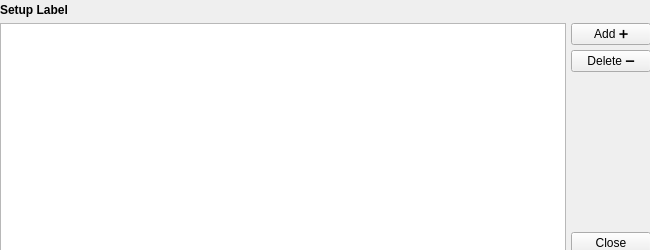
<?xml version="1.0" encoding="UTF-8"?>
<ui version="4.0">
 <class>MainWindow</class>
 <widget class="QMainWindow" name="MainWindow">
  <property name="geometry">
   <rect>
    <x>0</x>
    <y>0</y>
    <width>650</width>
    <height>250</height>
   </rect>
  </property>
  <property name="sizePolicy">
   <sizepolicy hsizetype="Fixed" vsizetype="Fixed">
    <horstretch>0</horstretch>
    <verstretch>0</verstretch>
   </sizepolicy>
  </property>
  <property name="minimumSize">
   <size>
    <width>650</width>
    <height>250</height>
   </size>
  </property>
  <property name="maximumSize">
   <size>
    <width>650</width>
    <height>250</height>
   </size>
  </property>
  <property name="windowTitle">
   <string>MainWindow</string>
  </property>
  <property name="windowIcon">
   <iconset resource="resources.qrc">
    <normaloff>:/icon/icons/REFUSS LOGO.ico</normaloff>:/icon/icons/REFUSS LOGO.ico</iconset>
  </property>
  <widget class="QWidget" name="teste">
   <property name="sizePolicy">
    <sizepolicy hsizetype="Minimum" vsizetype="Minimum">
     <horstretch>0</horstretch>
     <verstretch>0</verstretch>
    </sizepolicy>
   </property>
   <property name="minimumSize">
    <size>
     <width>650</width>
     <height>250</height>
    </size>
   </property>
   <property name="maximumSize">
    <size>
     <width>650</width>
     <height>250</height>
    </size>
   </property>
   <widget class="QWidget" name="widget" native="true">
    <property name="geometry">
     <rect>
      <x>0</x>
      <y>3</y>
      <width>651</width>
      <height>251</height>
     </rect>
    </property>
    <layout class="QVBoxLayout" name="verticalLayout">
     <item>
      <widget class="QLabel" name="SetupLabel">
       <property name="sizePolicy">
        <sizepolicy hsizetype="Expanding" vsizetype="Preferred">
         <horstretch>0</horstretch>
         <verstretch>0</verstretch>
        </sizepolicy>
       </property>
       <property name="text">
        <string>&lt;html&gt;&lt;head/&gt;&lt;body&gt;&lt;p&gt;&lt;span style=&quot; font-weight:700;&quot;&gt;Setup Label&lt;/span&gt;&lt;/p&gt;&lt;/body&gt;&lt;/html&gt;</string>
       </property>
      </widget>
     </item>
     <item>
      <layout class="QHBoxLayout" name="MidHorLayout" stretch="0,0">
       <property name="spacing">
        <number>5</number>
       </property>
       <property name="sizeConstraint">
        <enum>QLayout::SetDefaultConstraint</enum>
       </property>
       <item>
        <widget class="QTableView" name="SetupTableView">
         <property name="frameShape">
          <enum>QFrame::StyledPanel</enum>
         </property>
        </widget>
       </item>
       <item>
        <layout class="QVBoxLayout" name="ButtonsVerticalLayout">
         <item>
          <widget class="QPushButton" name="Add_BT">
           <property name="text">
            <string>Add ➕</string>
           </property>
          </widget>
         </item>
         <item>
          <widget class="QPushButton" name="Del_BT">
           <property name="sizePolicy">
            <sizepolicy hsizetype="Fixed" vsizetype="Fixed">
             <horstretch>0</horstretch>
             <verstretch>0</verstretch>
            </sizepolicy>
           </property>
           <property name="minimumSize">
            <size>
             <width>0</width>
             <height>0</height>
            </size>
           </property>
           <property name="text">
            <string>Delete ➖</string>
           </property>
          </widget>
         </item>
         <item>
          <spacer name="verticalSpacer">
           <property name="orientation">
            <enum>Qt::Vertical</enum>
           </property>
           <property name="sizeHint" stdset="0">
            <size>
             <width>20</width>
             <height>40</height>
            </size>
           </property>
          </spacer>
         </item>
         <item>
          <widget class="QPushButton" name="Close_BT">
           <property name="sizePolicy">
            <sizepolicy hsizetype="Fixed" vsizetype="Fixed">
             <horstretch>0</horstretch>
             <verstretch>0</verstretch>
            </sizepolicy>
           </property>
           <property name="minimumSize">
            <size>
             <width>0</width>
             <height>0</height>
            </size>
           </property>
           <property name="text">
            <string>Close</string>
           </property>
          </widget>
         </item>
        </layout>
       </item>
      </layout>
     </item>
    </layout>
   </widget>
  </widget>
 </widget>
 <resources>
  <include location="resources.qrc"/>
 </resources>
 <connections/>
</ui>
